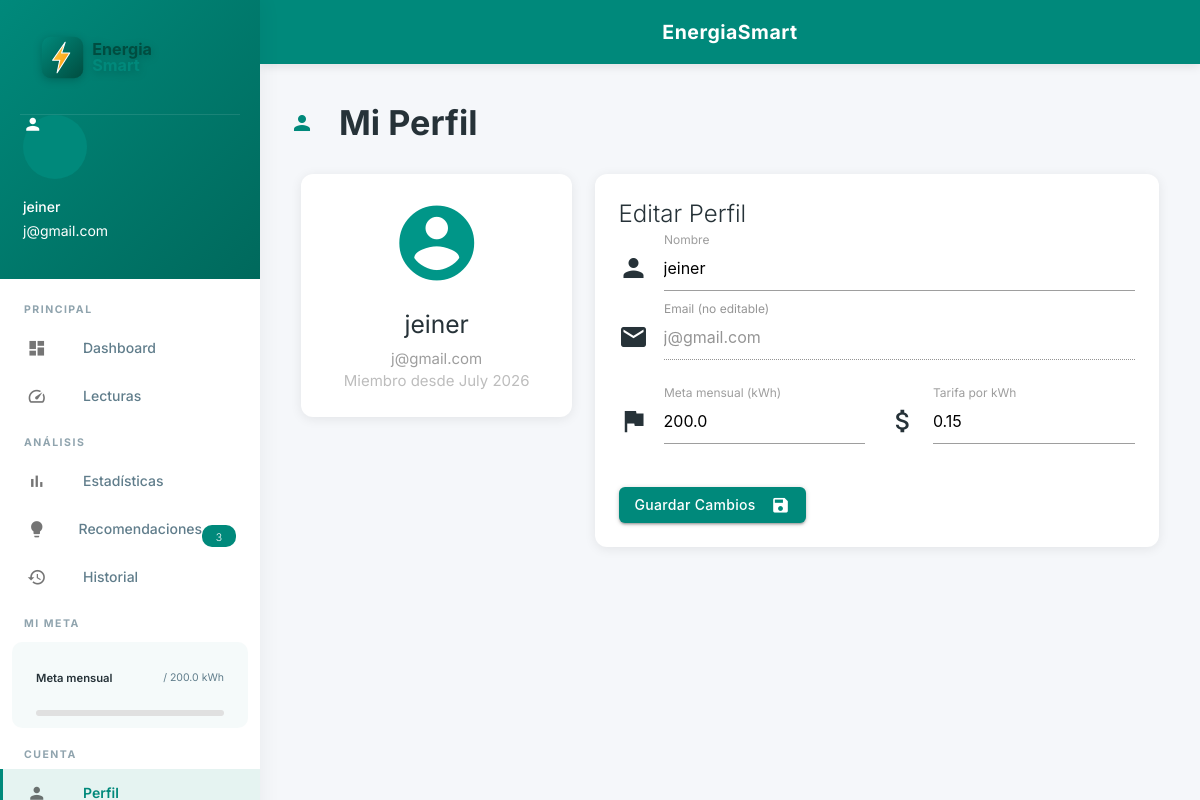
Screenshot of /profile (signed in) with the database file from the repository.
### models.py (models this page shows, shortened)
class User(UserMixin, db.Model):
    __tablename__ = 'users'
    id = db.Column(db.Integer, primary_key=True)
    name = db.Column(db.String(100), nullable=False)
    email = db.Column(db.String(120), unique=True, nullable=False)
    password_hash = db.Column(db.String(256), nullable=False)
    monthly_goal_kwh = db.Column(db.Float, default=200.0)
    tariff_rate = db.Column(db.Float, default=0.15)
    currency = db.Column(db.String(10), default='USD')
    notifications_enabled = db.Column(db.Boolean, default=True)
    created_at = db.Column(db.DateTime, default=datetime.utcnow)
    readings = db.relationship('Reading', backref='user', lazy=True, cascade='all, delete-orphan')

### app.py (the view)
@app.route('/profile')
@login_required
def profile_page():
    return render_template('profile.html')

### app.py (called while the page is built)
@login_manager.user_loader
def load_user(user_id):
    return User.query.get(int(user_id))

### templates/profile.html (shortened to what this page needs)
{% extends "base.html" %}
{% block body %}
<ul id="slide-out" class="sidenav sidenav-fixed">
    <li>
        <div class="user-view sidebar-header">
            <div class="background teal darken-2"></div>
            <div class="sidebar-logo">
                <img src="{{ url_for('static', filename='img/logo.svg') }}" alt="EnergiaSmart" style="width: 180px; height: auto; padding: 10px 0;">
            </div>
            <a href="{{ url_for('profile_page') }}"><i class="material-icons circle white-text teal darken-1">person</i></a>
            <a href="{{ url_for('profile_page') }}"><span class="white-text name">{{ current_user.name }}</span></a>
            <a href="{{ url_for('profile_page') }}"><span class="white-text email">{{ current_user.email }}</span></a>
        </div>
    </li>
    <li class="sidebar-section">PRINCIPAL</li>
    <li><a href="{{ url_for('dashboard') }}" class="waves-effect"><i class="material-icons">dashboard</i>Dashboard</a></li>
    <li><a href="{{ url_for('readings_page') }}" class="waves-effect"><i class="material-icons">speed</i>Lecturas</a></li>
    <li class="sidebar-section">ANÁLISIS</li>
    <li><a href="{{ url_for('statistics_page') }}" class="waves-effect"><i class="material-icons">bar_chart</i>Estadísticas</a></li>
    <li><a href="{{ url_for('recommendations_page') }}" class="waves-effect"><i class="material-icons">lightbulb</i>Recomendaciones<span class="badge new" data-badge="3">3</span></a></li>
    <li><a href="{{ url_for('history_page') }}" class="waves-effect"><i class="material-icons">history</i>Historial</a></li>
    <li class="sidebar-section">MI META</li>
    <li class="sidebar-goal">
        <div class="goal-info">
            <span class="goal-label">Meta mensual</span>
            <span class="goal-value">{{ current_consumption }} / {{ current_user.monthly_goal_kwh }} kWh</span>
        </div>
        <div class="progress goal-progress">
        </div>
    </li>
    <li class="sidebar-section">CUENTA</li>
    <li><a href="{{ url_for('profile_page') }}" class="waves-effect active"><i class="material-icons">person</i>Perfil</a></li>
</ul>
<main class="main-content">
    <nav class="nav-extended teal darken-1">
        <div class="nav-wrapper">
            <a href="{{ url_for('dashboard') }}" class="brand-logo center">EnergiaSmart</a>
        </div>
    </nav>
    <div class="container-fluid">
        <h4 class="page-title"><i class="material-icons left">person</i>Mi Perfil</h4>
        <div class="row">
            <div class="col s12 m4">
                <div class="card z-depth-2 center-align">
                    <div class="card-content">
                        <i class="material-icons large teal-text">account_circle</i>
                        <h5>{{ current_user.name }}</h5>
                        <p class="grey-text">{{ current_user.email }}</p>
                        <p class="grey-text text-lighten-1">Miembro desde {{ current_user.created_at.strftime('%B %Y') }}</p>
                    </div>
                </div>
            </div>
            <div class="col s12 m8">
                <div class="card z-depth-2">
                    <div class="card-content">
                        <span class="card-title">Editar Perfil</span>
                        <form id="profileForm">
                            <div class="input-field">
                                <i class="material-icons prefix">person</i>
                                <input id="name" name="name" type="text" value="{{ current_user.name }}" required>
                                <label for="name" class="active">Nombre</label>
                            </div>
                            <div class="input-field">
                                <i class="material-icons prefix">email</i>
                                <input id="email" name="email" type="email" value="{{ current_user.email }}" disabled>
                                <label for="email" class="active">Email (no editable)</label>
                            </div>
                            <div class="row">
                                <div class="col s12 m6">
                                    <div class="input-field">
                                        <i class="material-icons prefix">flag</i>
                                        <input id="monthly_goal_kwh" name="monthly_goal_kwh" type="number" step="0.1" value="{{ current_user.monthly_goal_kwh }}">
                                        <label for="monthly_goal_kwh" class="active">Meta mensual (kWh)</label>
                                    </div>
                                </div>
                                <div class="col s12 m6">
                                    <div class="input-field">
                                        <i class="material-icons prefix">attach_money</i>
                                        <input id="tariff_rate" name="tariff_rate" type="number" step="0.01" value="{{ current_user.tariff_rate }}">
                                        <label for="tariff_rate" class="active">Tarifa por kWh</label>
                                    </div>
                                </div>
                            </div>
                            <button class="btn waves-effect waves-light teal darken-1" type="submit">
                                <i class="material-icons right">save</i>Guardar Cambios
                            </button>
                        </form>
                    </div>
                </div>
            </div>
        </div>
    </div>
</main>
{% endblock %}

### static/css/style.css (style rules this page uses)
:root { --primary: #00897b; --primary-dark: #00695c; --primary-light: #4db6ac; --accent: #ff8f00; --bg: #f5f7fa; --card-bg: #ffffff; --text-primary: #263238; --text-secondary: #607d8b; --shadow: 0 2px 12px rgba(0,0,0,0.08); --shadow-hover: 0 8px 30px rgba(0,0,0,0.12); --radius: 12px; --sidebar-width: 260px; }
* { margin: 0; padding: 0; box-sizing: border-box; }
body { font-family: 'Inter', sans-serif; background: var(--bg); color: var(--text-primary); overflow-x: hidden; }
.sidenav { width: var(--sidebar-width) !important; background: #fff; box-shadow: 2px 0 20px rgba(0,0,0,0.05); }
.sidenav li a { color: var(--text-secondary) !important; font-weight: 500; padding: 0 24px; height: 48px; line-height: 48px; transition: all 0.2s ease; border-left: 3px solid transparent; display: flex; align-items: center; }
.sidenav li a.active { background: rgba(0,137,123,0.1) !important; color: var(--primary) !important; border-left: 3px solid var(--primary); font-weight: 600; }
.sidenav li a i { margin-right: 12px; font-size: 1.3rem; }
.sidebar-section { padding: 16px 24px 8px !important; font-size: 0.7rem; font-weight: 700; color: #90a4ae !important; letter-spacing: 1.5px; text-transform: uppercase; height: auto !important; line-height: normal !important; background: transparent !important; cursor: default !important; }
.sidenav li a .badge { margin-left: auto; background: var(--primary) !important; border-radius: 10px; font-size: 0.7rem; padding: 2px 8px; min-width: 22px; text-align: center; }
.sidenav li a .badge.new { background: var(--primary) !important; }
.sidebar-goal { padding: 12px 24px !important; height: auto !important; background: rgba(0,137,123,0.04) !important; margin: 4px 12px; border-radius: 10px; cursor: default !important; }
.goal-info { display: flex; justify-content: space-between; align-items: center; margin-bottom: 8px; }
.goal-label { font-size: 0.75rem; font-weight: 600; color: var(--text-primary); }
.goal-value { font-size: 0.7rem; color: var(--text-secondary); }
.goal-progress { height: 6px !important; border-radius: 3px; background: #e0e0e0; margin: 0; }
.sidebar-header { padding: 20px !important; }
.sidebar-header .background { background: linear-gradient(135deg, var(--primary), var(--primary-dark)) !important; }
.sidebar-logo { text-align: center; padding: 5px 0; border-bottom: 1px solid rgba(255,255,255,0.1); }
.sidebar-logo img { filter: drop-shadow(0 2px 4px rgba(0,0,0,0.2)); }
.main-content { margin-left: var(--sidebar-width); min-height: 100vh; }
.nav-extended { background: linear-gradient(135deg, var(--primary), var(--primary-dark)) !important; box-shadow: 0 2px 10px rgba(0,0,0,0.1); }
.nav-wrapper { padding: 0 20px; }
.brand-logo { font-weight: 700; font-size: 1.3rem !important; letter-spacing: 0.5px; }
.container-fluid { padding: 20px 30px; max-width: 1400px; }
.page-title { font-weight: 700; color: var(--text-primary); margin: 20px 0 25px; display: flex; align-items: center; gap: 10px; }
.page-title i { color: var(--primary); }
.card { border-radius: var(--radius); border: none; box-shadow: var(--shadow); transition: box-shadow 0.3s; }
.card-title { font-weight: 600; color: var(--text-primary); display: flex; align-items: center; gap: 8px; }
.progress { border-radius: 4px; background: #e0e0e0; }
.btn, .btn-small { border-radius: 6px; font-weight: 500; text-transform: none; letter-spacing: 0.3px; }
.btn-teal, .teal { background: var(--primary) !important; }
.card { animation: fadeInUp 0.4s ease-out; }

### rows the page displays
User: name "jeiner", email "j@gmail.com", monthly_goal_kwh "200.0", created_at "July 2026", tariff_rate "0.15"
